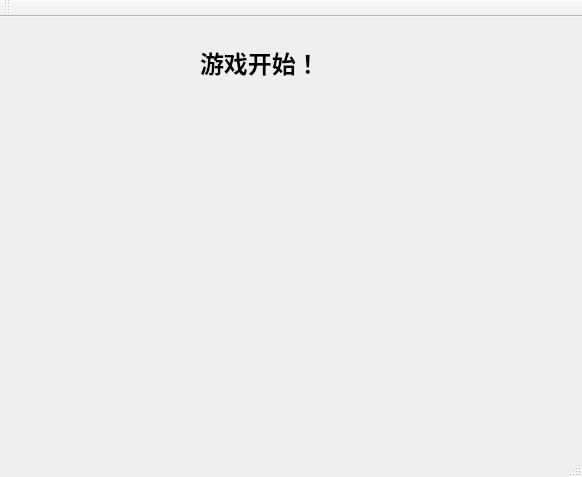
<?xml version="1.0" encoding="UTF-8"?>
<ui version="4.0">
 <class>Tetris</class>
 <widget class="QMainWindow" name="Tetris">
  <property name="geometry">
   <rect>
    <x>0</x>
    <y>0</y>
    <width>582</width>
    <height>477</height>
   </rect>
  </property>
  <property name="windowTitle">
   <string>Tetris</string>
  </property>
  <widget class="QWidget" name="centralWidget">
   <widget class="QLabel" name="label">
    <property name="geometry">
     <rect>
      <x>200</x>
      <y>10</y>
      <width>151</width>
      <height>71</height>
     </rect>
    </property>
    <property name="font">
     <font>
      <family>Arial</family>
      <pointsize>18</pointsize>
      <weight>75</weight>
      <bold>true</bold>
     </font>
    </property>
    <property name="text">
     <string>游戏开始！</string>
    </property>
   </widget>
  </widget>
  <widget class="QMenuBar" name="menuBar">
   <property name="geometry">
    <rect>
     <x>0</x>
     <y>0</y>
     <width>582</width>
     <height>26</height>
    </rect>
   </property>
  </widget>
  <widget class="QToolBar" name="mainToolBar">
   <attribute name="toolBarArea">
    <enum>TopToolBarArea</enum>
   </attribute>
   <attribute name="toolBarBreak">
    <bool>false</bool>
   </attribute>
  </widget>
  <widget class="QStatusBar" name="statusBar"/>
 </widget>
 <layoutdefault spacing="6" margin="11"/>
 <resources/>
 <connections/>
</ui>
